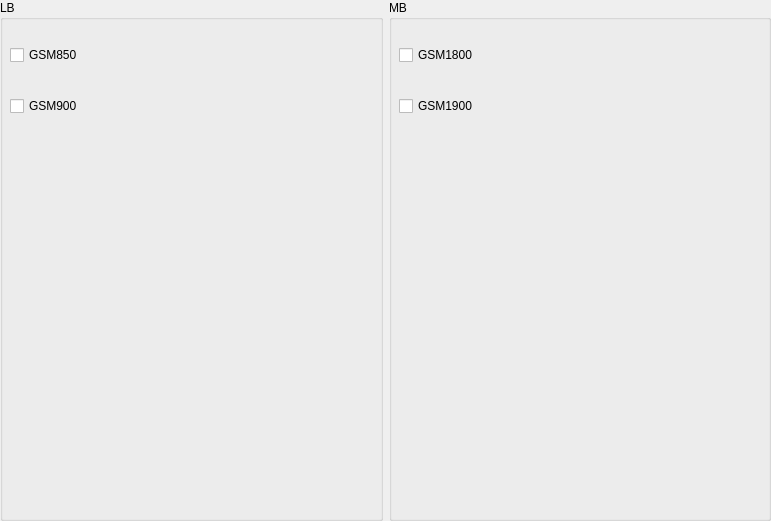
      <widget class="QWidget" name="page_gsm">
       <property name="geometry">
        <rect>
         <x>0</x>
         <y>0</y>
         <width>771</width>
         <height>521</height>
        </rect>
       </property>
       <attribute name="label">
        <string>GSM</string>
       </attribute>
       <widget class="QWidget" name="layoutWidget">
        <property name="geometry">
         <rect>
          <x>0</x>
          <y>0</y>
          <width>771</width>
          <height>521</height>
         </rect>
        </property>
        <layout class="QHBoxLayout" name="horizontalLayout_bnads_gsm">
         <item>
          <widget class="QGroupBox" name="groupBox_lb_gsm">
           <property name="title">
            <string>LB</string>
           </property>
           <widget class="QWidget" name="layoutWidget_7">
            <property name="geometry">
             <rect>
              <x>10</x>
              <y>20</y>
              <width>341</width>
              <height>121</height>
             </rect>
            </property>
            <layout class="QGridLayout" name="gridLayout_lb_gsm">
             <item row="0" column="0">
              <widget class="QCheckBox" name="gsm850">
               <property name="text">
                <string>GSM850</string>
               </property>
              </widget>
             </item>
             <item row="1" column="0">
              <widget class="QCheckBox" name="gsm900">
               <property name="text">
                <string>GSM900</string>
               </property>
              </widget>
             </item>
            </layout>
           </widget>
          </widget>
         </item>
         <item>
          <widget class="QGroupBox" name="groupBox_mb_gsm">
           <property name="title">
            <string>MB</string>
           </property>
           <widget class="QWidget" name="layoutWidget_8">
            <property name="geometry">
             <rect>
              <x>10</x>
              <y>20</y>
              <width>341</width>
              <height>121</height>
             </rect>
            </property>
            <layout class="QGridLayout" name="gridLayout_mb_gsm">
             <item row="1" column="0">
              <widget class="QCheckBox" name="gsm1900">
               <property name="text">
                <string>GSM1900</string>
               </property>
              </widget>
             </item>
             <item row="0" column="0">
              <widget class="QCheckBox" name="gsm1800">
               <property name="text">
                <string>GSM1800</string>
               </property>
              </widget>
             </item>
            </layout>
           </widget>
          </widget>
         </item>
        </layout>
       </widget>
      </widget>
